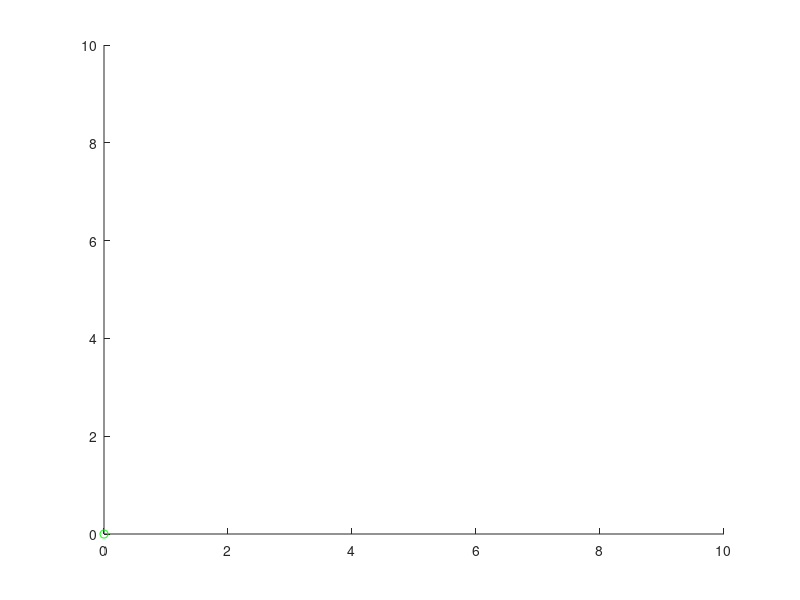

Here is the MATLAB script that generated this plot: (Note: this script raises an error after producing the figure.)
%==========================
%  Name:		hw7_1.m
%
%  Author:		Kairi Kozuma
%==========================


%=============================== findMinima ==============================
%
%  A script to find the location of a function minimum over the planar
%  domain [0,10] x [0,10].  There should be a function called gradF
%  available to the script in order to work.
%
%=============================== findMinima ==============================


%==[1] Initial guess and other parameters.
pos = [0;0];			% Initial estimate of the location of the minimum.

fprintf('Initial guess: (%d, %d)\n', pos(1), pos(2));

c = 10   ;				% Update step factor (sometimes called the timestep).

nsteps = 200 ;			% Number of steps in the gradient descent iterations.

figure(1);
  axis([0 10 0 10]);
  hold on;
  plot(pos(1), pos(2), 'go');

traj = zeros(2,nsteps);

for ii=1:nsteps
  dpos = gradF(pos);
  pos = pos - dpos;
  traj(:,ii) = pos;
  plot(pos(1), pos(2), 'r.');
  drawnow;
end

plot(pos(1), pos(2), 'rx');
fprintf('Final value is (%5.3f, %5.3f).\n\n', pos(1), pos(2));
hold off;
fprintf('Trajectory followed:\n');
for ii=1:nsteps
    fprintf('%d: (%d, %d)\n',ii,traj(1,ii),traj(2,ii));
end
